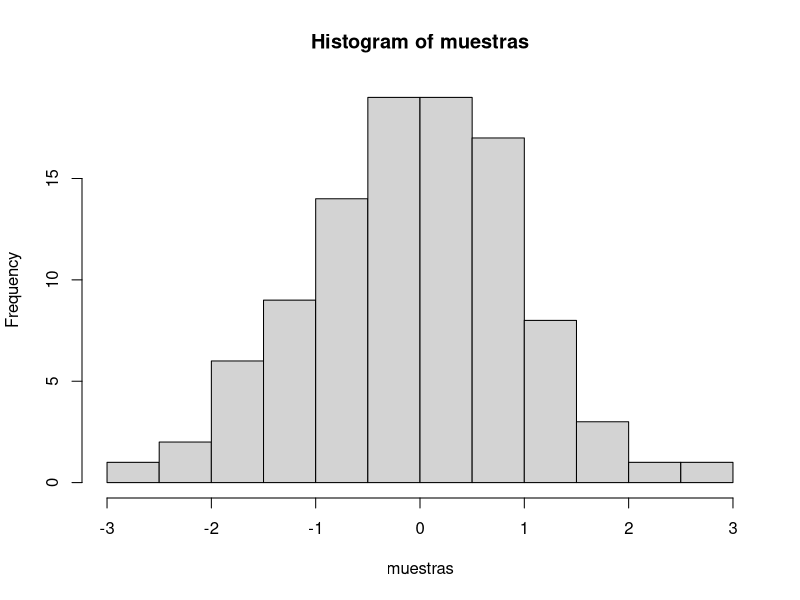

The R script that drew this image:
## ---- chunk 1
knitr::opts_chunk$set(message=FALSE,warning=FALSE, cache=TRUE)
## ---- chunk 2
muestras <- rnorm(100, mean=0, sd=1)
hist(muestras)
